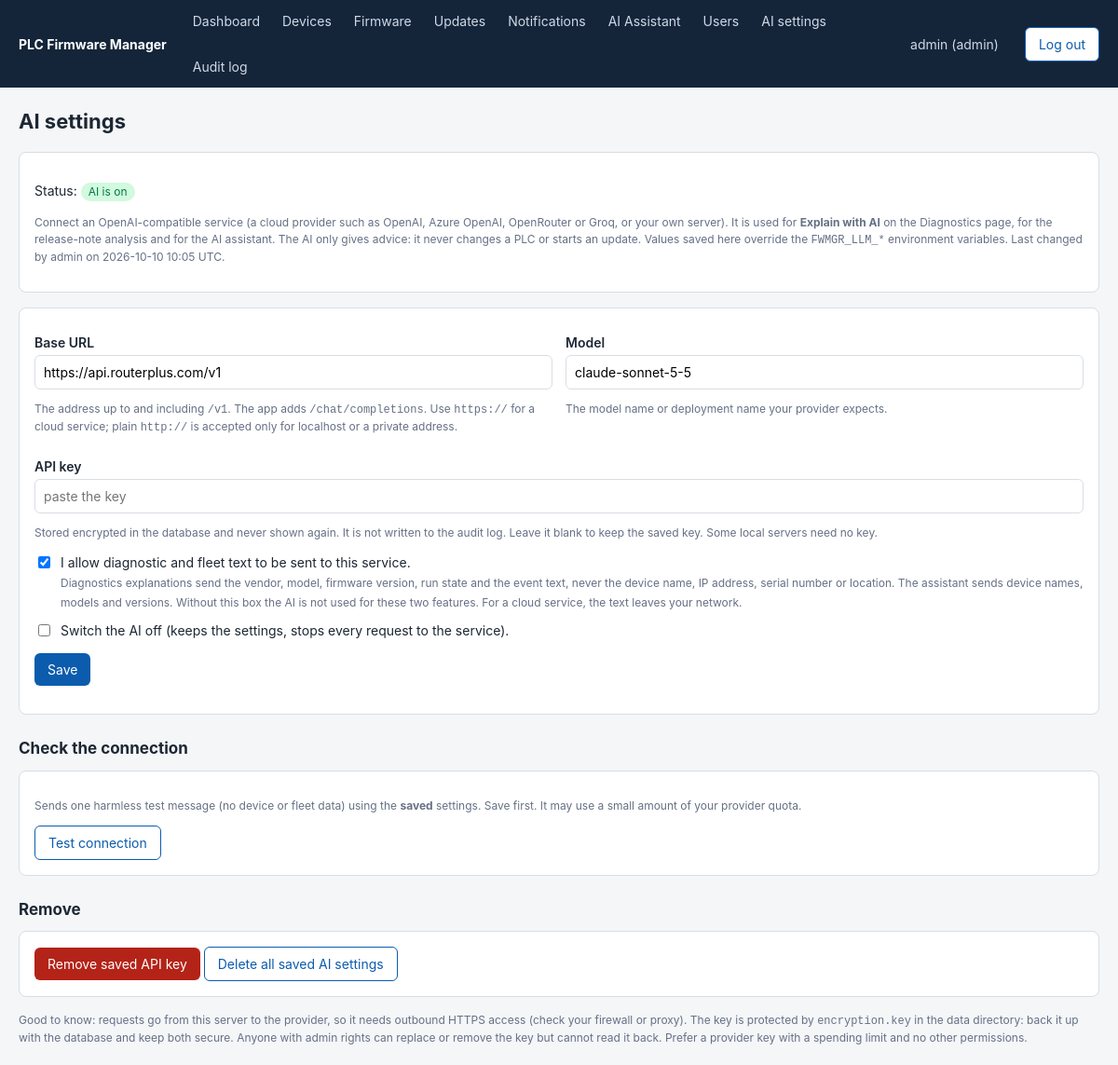
Screenshot of /ai-settings (signed in) with the database file from the repository.
### app/models.py (models this page shows, shortened)
class User(Base):
    __tablename__ = "users"
    id: Mapped[int] = mapped_column(primary_key=True)
    username: Mapped[str] = mapped_column(String(64), unique=True)
    password_hash: Mapped[str] = mapped_column(String(128))
    role: Mapped[str] = mapped_column(String(16), default="viewer")
    active: Mapped[bool] = mapped_column(Boolean, default=True)
    created_at: Mapped[datetime] = mapped_column(DateTime, default=utcnow)

class AppSetting(Base):
    __tablename__ = "app_settings"
    key: Mapped[str] = mapped_column(String(64), primary_key=True)
    value: Mapped[str] = mapped_column(Text, default="")
    updated_by: Mapped[str] = mapped_column(String(64), default="")
    updated_at: Mapped[datetime] = mapped_column(DateTime, default=utcnow)

### app/routers/admin.py (the view)
@router.get("/ai-settings")
def ai_settings_page(request: Request, user: User = Depends(require("admin")), db: Session = Depends(get_db)):
    return render(request, "ai_settings.html", user, db, cfg=ai_settings.view(db))

### app/templates/ai_settings.html (shortened to what this page needs)
{% extends "base.html" %}
{% block content %}
<h1>AI settings</h1>
<div class="card">
  <p>
    Status:
    {% if cfg.enabled and cfg.consent %}<span class="badge online">AI is on</span>
    {% elif cfg.off %}<span class="badge offline">switched off</span>
    {% elif cfg.enabled %}<span class="badge pending_approval">connected, but sharing of data is not allowed</span>
    {% else %}<span class="badge">not configured</span>{% endif %}
  </p>
  <p class="small muted">
    Connect an OpenAI-compatible service (a cloud provider such as OpenAI, Azure OpenAI, OpenRouter or Groq, or your own
    server). It is used for <b>Explain with AI</b> on the Diagnostics page, for the release-note analysis and for the
    AI assistant. The AI only gives advice: it never changes a PLC or starts an update.
    {% if cfg.overridden %}Values saved here override the <code>FWMGR_LLM_*</code> environment variables.{% endif %}
    {% if cfg.updated_by %}Last changed by {{ cfg.updated_by }}{% if cfg.updated_at %} on {{ cfg.updated_at.strftime('%Y-%m-%d %H:%M') }} UTC{% endif %}.{% endif %}
  </p>
</div>
<form class="card" method="post" action="/ai-settings" autocomplete="off">
  <div class="row">
    <div>
      <label for="ai-url">Base URL</label>
      <input type="url" id="ai-url" name="base_url" required maxlength="300" value="{{ cfg.base_url }}"
             placeholder="https://api.openai.com/v1">
      <p class="small muted">The address up to and including <code>/v1</code>. The app adds <code>/chat/completions</code>.
        Use <code>https://</code> for a cloud service; plain <code>http://</code> is accepted only for localhost or a private address.</p>
    </div>
    <div>
      <label for="ai-model">Model</label>
      <input type="text" id="ai-model" name="model" required maxlength="100" value="{{ cfg.model }}"
             placeholder="gpt-4o-mini">
      <p class="small muted">The model name or deployment name your provider expects.</p>
    </div>
  </div>
  <label for="ai-key">API key</label>
  <input type="password" id="ai-key" name="api_key" autocomplete="new-password" maxlength="500"
         placeholder="{% if cfg.key_set %}key saved{% if cfg.key_hint %} (ends in {{ cfg.key_hint }}){% endif %}, {{ cfg.key_source }}: leave blank to keep it{% else %}paste the key{% endif %}">
  <p class="small muted">Stored encrypted in the database and never shown again. It is not written to the audit log.
    Leave it blank to keep the saved key. Some local servers need no key.</p>
  <label class="check"><input type="checkbox" name="consent" value="true" {% if cfg.consent %}checked{% endif %}>
    <span>I allow diagnostic and fleet text to be sent to this service.<br>
    <span class="small muted">Diagnostics explanations send the vendor, model, firmware version, run state and the event text, never the
    device name, IP address, serial number or location. The assistant sends device names, models and versions.
    Without this box the AI is not used for these two features. For a cloud service, the text leaves your network.</span></span></label>
  <label class="check"><input type="checkbox" name="off" value="true" {% if cfg.off %}checked{% endif %}>
    <span>Switch the AI off (keeps the settings, stops every request to the service).</span></label>
  <p><button type="submit">Save</button></p>
</form>
<h2>Check the connection</h2>
<form class="card" method="post" action="/ai-settings/test">
  <p class="small muted">Sends one harmless test message (no device or fleet data) using the <b>saved</b> settings.
    Save first. It may use a small amount of your provider quota.</p>
  <button type="submit" class="secondary" {% if not cfg.enabled %}disabled{% endif %}>Test connection</button>
</form>
<h2>Remove</h2>
<div class="card">
  <form class="inline" method="post" action="/ai-settings/remove-key">
    <button type="submit" class="danger" {% if cfg.key_source != 'saved here' %}disabled{% endif %}>Remove saved API key</button>
  </form>
  <form class="inline" method="post" action="/ai-settings/reset">
    <button type="submit" class="secondary" {% if not cfg.overridden %}disabled{% endif %}>Delete all saved AI settings</button>
  </form>
</div>
<p class="small muted">Good to know: requests go from this server to the provider, so it needs outbound HTTPS access (check your
  firewall or proxy). The key is protected by <code>encryption.key</code> in the data directory: back it up with the database and
  keep both secure. Anyone with admin rights can replace or remove the key but cannot read it back. Prefer a provider key
  with a spending limit and no other permissions.</p>
{% endblock %}

### app/templates/base.html (shortened to what this page needs)
<!doctype html>
<html lang="en">
<head>
  <link rel="stylesheet" href="/static/style.css">
</head>
<body>
{% if user %}
<header>
  <span class="brand">PLC Firmware Manager</span>
  <nav>
    <a href="/">Dashboard</a>
    <a href="/devices">Devices</a>
    <a href="/firmware">Firmware</a>
    <a href="/updates">Updates</a>
    <a href="/notifications">Notifications{% if unread %} ({{ unread }}){% endif %}</a>
    <a href="/assistant">AI Assistant</a>
    {% if user.has_role('admin') %}<a href="/users">Users</a><a href="/ai-settings">AI settings</a><a href="/audit">Audit log</a>{% endif %}
  </nav>
  <a href="/account">{{ user.username }} ({{ user.role }})</a>
  <form method="post" action="/logout">
    <button class="secondary" type="submit">Log out</button>
  </form>
</header>
{% endif %}
<main>
  {% block content %}{% endblock %}
</main>
</body>
</html>

### app/static/style.css (style rules this page uses)
:root { --bg:#f4f6f8; --fg:#1d2733; --card:#fff; --line:#d8dee4; --accent:#0b5cad; --bad:#b42318; --warn:#b54708; --ok:#067647; }
* { box-sizing: border-box; }
body { margin:0; font:14px/1.5 -apple-system,Segoe UI,Roboto,sans-serif; background:var(--bg); color:var(--fg); }
header { background:#14253a; color:#fff; display:flex; align-items:center; gap:18px; padding:0 20px; flex-wrap:wrap; }
header .brand { font-weight:700; padding:12px 0; }
header nav { display:flex; gap:4px; flex:1; flex-wrap:wrap; }
header a { color:#cfd9e6; text-decoration:none; padding:12px 10px; }
header form { margin:0; display:inline; }
main { max-width:1200px; margin:20px auto; padding:0 20px; }
h1 { font-size:22px; margin:0 0 16px; }
h2 { font-size:17px; margin:24px 0 10px; }
.card { background:var(--card); border:1px solid var(--line); border-radius:8px; padding:16px; margin-bottom:16px; }
a { color:var(--accent); }
.badge { display:inline-block; padding:1px 8px; border-radius:10px; font-size:12px; background:#e4e7ec; }
.badge.low, .badge.online, .badge.completed, .badge.approved { background:#d1fadf; color:var(--ok); }
label { display:block; font-weight:600; margin:10px 0 3px; }
input[type=text], input[type=password], input[type=number], input[type=url], select, textarea, input[type=file] { width:100%; padding:7px 9px; border:1px solid var(--line); border-radius:6px; font:inherit; }
.row { display:grid; grid-template-columns:repeat(auto-fit,minmax(220px,1fr)); gap:0 14px; }
.check { display:flex; gap:8px; align-items:flex-start; font-weight:400; }
.check input { margin-top:4px; }
button, .btn { background:var(--accent); color:#fff; border:0; border-radius:6px; padding:7px 14px; font:inherit; cursor:pointer; text-decoration:none; display:inline-block; }
button.secondary, .btn.secondary { background:#fff; color:var(--accent); border:1px solid var(--accent); }
button.danger { background:var(--bad); }
.inline { display:inline; margin:0; }
.muted { color:#667085; }
.small { font-size:12px; }

### rows the page displays
User: username "admin", role "admin"
AppSetting: updated_by "admin", updated_at "2026-10-10 10:05", base_url "https://api.routerplus.com/v1"
AppSetting: model "claude-sonnet-5-5"
